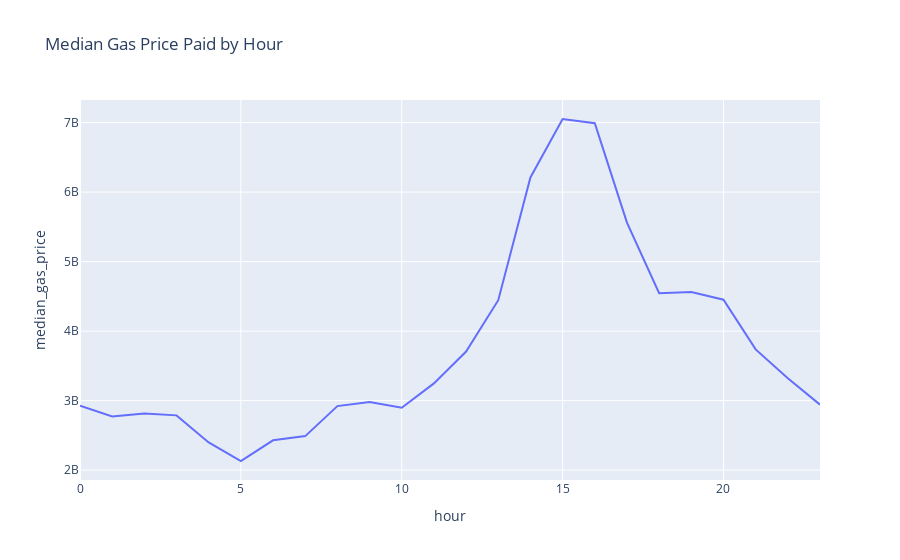

Write notebook code for a chart like this one.
### Code cell
median_gas_price_paid_by_hour = df.groupby(["hour"])["effective_gas_price"].median().reset_index()
median_gas_price_paid_by_hour.columns = ["hour", "median_gas_price"]
px.line(median_gas_price_paid_by_hour, x="hour", y="median_gas_price", title="Median Gas Price Paid by Hour")

### Figure 1 — Plotly figure (JSON) as saved in the notebook; plotly's stock layout.template omitted (floating-point values rounded to 4 significant figures)
{"data": [{"hovertemplate": "hour=%{x}<br>median_gas_price=%{y}<extra></extra>", "legendgroup": "", "line": {"color": "#636efa", "dash": "solid"}, "marker": {"symbol": "circle"}, "mode": "lines", "name": "", "orientation": "v", "showlegend": false, "type": "scatter", "x": [0, 1, 2, 3, 4, 5, 6, 7, 8, 9, 10, 11, 12, 13, 14, 15, 16, 17, 18, 19, 20, 21, 22, 23], "xaxis": "x", "y": [2927900431, 2770682672, 2814896149, 2788000000.0, 2398436572, 2131175856, 2429000000.0, 2489326485, 2920537826, 2978000000.0, 2896899547, 3248062366, 3705740129, 4444809125, 6210308473, 7051619898, 6990000000.0, 5560155377, 4546000000.0, 4561327546, 4451613411, 3736812838, 3320154766, 2942000000.0], "yaxis": "y"}], "layout": {"legend": {"tracegroupgap": 0}, "title": {"text": "Median Gas Price Paid by Hour"}, "xaxis": {"anchor": "y", "domain": [0, 1], "title": {"text": "hour"}}, "yaxis": {"anchor": "x", "domain": [0, 1], "title": {"text": "median_gas_price"}}}}
